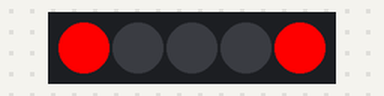
The sketch below on a simulated ESP8266 (NodeMCU). Parts: 5 RGB LEDs in strip order, left to right. WiFi joins after 1.5 s; servers stay silent unless stated.

Above: at 2.09 s.
At 2.69 s:
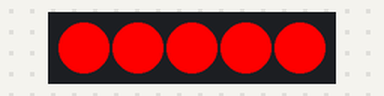
At 3.6 s:
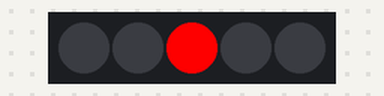
At 4.21 s:
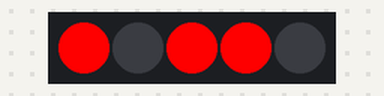
At 4.81 s:
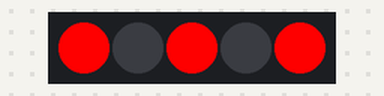
At 6.67 s:
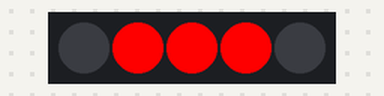
Timing chart, 0 to 40.0 s (numbered marks = the images above):
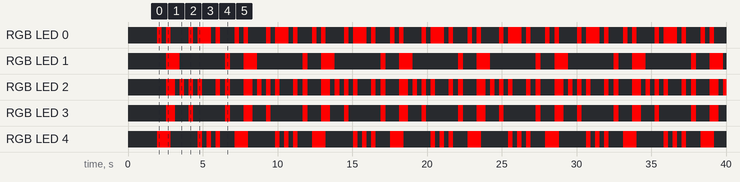

The sketch:

pov_led_strip.ino
```cpp
/***********************
 * Tweakable variables *
 ***********************/

/*
LedStrip variables:
*/

#define  STRIP_PIN D4    //Strip guidance.

#define NUM_LEDS 5     //Choose according to your strip.

#define BRIGHTNESS 250         // Values between 0 ... 255.

#define DEALAY_VAL 1   // Delay for leds.


#include <BlynkSimpleEsp8266.h>
#include <ESP8266WiFi.h>


#include "Adafruit_NeoPixel.h"


/*
Blynk
*/
char ssid[] = "AndroidAP";
char pass[] = "ipad14567";
//Blynk token
char auth[] = "3f9e6b669250464b83de50022c7e4095";

int delayTime = 2;
int charBreak = 2.1;

int red =255;
int green =0;
int blue =0;

char display_char[] = "cyclocross";

Adafruit_NeoPixel strip = Adafruit_NeoPixel(NUM_LEDS, STRIP_PIN, NEO_GRB + NEO_KHZ800);

WidgetTerminal teminal(V2);

BLYNK_WRITE(V2){

String str = param.asStr();


//if ( str.length() > 0){
// Length (with one extra character for the null terminator)
int str_len =str.length()+1;
// Prepare the character array (the buffer)
char char_array[str_len];
// copy string to char
str.toCharArray(display_char,str_len);

// send to POV
//stripClear();
//displayString(char_array);
//}
/*else {
  //stripClear();
  displayString(display_char);
  }
//terminal.flush();
  }

BLYNK_WRITE(V1) {

 red = param[0].asInt();
 green = param[1].asInt();
 blue = param[2].asInt();
/*
red = 255;
green = 0;
blue = 0;
*/

}

int a[] = {1, 6, 26, 6, 1};
int b[] = {31, 21, 21, 10, 0};
int c2[] = {14, 17, 17, 10, 0};
int d[] = {31, 17, 17, 14, 0};
int e[] = {31, 21, 21, 17, 0};
int f[] = {31, 20, 20, 16, 0};
int g[] = {14, 17, 19, 10, 0};
int h[] = {31, 4, 4, 4, 31};
int i[] = {0, 17, 31, 17, 0};
int j[] = {0, 17, 30, 16, 0};
int k[] = {31, 4, 10, 17, 0};
int l[] = {31, 1, 1, 1, 0};
int m[] = {31, 12, 3, 12, 31};
int n[] = {31, 12, 3, 31, 0};
int o[] = {14, 17, 17, 14, 0};
int p[] = {31, 20, 20, 8, 0};
int q[] = {14, 17, 19, 14, 2};
int r[] = {31, 20, 22, 9, 0};
int s[] = {8, 21, 21, 2, 0};
int t[] = {16, 16, 31, 16, 16};
int u[] = {30, 1, 1, 30, 0};
int v[] = {24, 6, 1, 6, 24};
int w[] = {28, 3, 12, 3, 28};
int x[] = {17, 10, 4, 10, 17};
int y[] = {17, 10, 4, 8, 16};
int z[] = {19, 21, 21, 25, 0};

int eos[] = {0, 1, 0, 0, 0};
int excl[] = {0, 29, 0, 0, 0};
int ques[] = {8, 19, 20, 8, 0};

void setup(){

Serial.begin(9600);
strip.begin();
strip.setBrightness(BRIGHTNESS);
displayString(display_char);
Blynk.begin(auth, ssid, pass);

}

void stripClear(){
  for (int i = 0; i < 5; i++){
    strip.setPixelColor(i, strip.Color(0,0,0));
    }
    strip.show();
  }

void displayLine(int line){

int myline;
myline = line;
if (myline>=16) {strip.setPixelColor(0, 255,0,0); strip.show(); myline-=16; } else {strip.setPixelColor(0, 0,0,0);strip.show();}
if (myline>=8)  {strip.setPixelColor(1, 255,0,0); strip.show(); myline-=8;  }  else {strip.setPixelColor(1, 0,0,0);strip.show();}
if (myline>=4)  {strip.setPixelColor(2, 255,0,0); strip.show(); myline-=4; }  else {strip.setPixelColor(2, 0,0,0);strip.show();}
if (myline>=2)  {strip.setPixelColor(3, 255,0,0); strip.show(); myline-=2; }  else {strip.setPixelColor(3, 0,0,0);strip.show();}
if (myline>=1)  {strip.setPixelColor(4, 255,0,0); strip.show(); myline-=1; }  else {strip.setPixelColor(4, 0,0,0);strip.show();}
//strip.show();
}

void displayChar(char c){
if (c == 'a'){for (int i = 0; i <5; i++){displayLine(a[i]);delay(delayTime);}displayLine(0);}
if (c == 'b'){for (int i = 0; i <5; i++){displayLine(b[i]);delay(delayTime);}displayLine(0);}
if (c == 'c2'){for (int i = 0; i <5; i++){displayLine(c2[i]);delay(delayTime);}displayLine(0);}
if (c == 'd'){for (int i = 0; i <5; i++){displayLine(d[i]);delay(delayTime);}displayLine(0);}
if (c == 'e'){for (int i = 0; i <5; i++){displayLine(e[i]);delay(delayTime);}displayLine(0);}
if (c == 'f'){for (int i = 0; i <5; i++){displayLine(f[i]);delay(delayTime);}displayLine(0);}
if (c == 'g'){for (int i = 0; i <5; i++){displayLine(g[i]);delay(delayTime);}displayLine(0);}
if (c == 'h'){for (int i = 0; i <5; i++){displayLine(h[i]);delay(delayTime);}displayLine(0);}
if (c == 'i'){for (int it = 0; it <5; it++){displayLine(i[it]);delay(delayTime);}displayLine(0);}
if (c == 'j'){for (int i = 0; i <5; i++){displayLine(j[i]);delay(delayTime);}displayLine(0);}
if (c == 'k'){for (int i = 0; i <5; i++){displayLine(k[i]);delay(delayTime);}displayLine(0);}
if (c == 'l'){for (int i = 0; i <5; i++){displayLine(l[i]);delay(delayTime);}displayLine(0);}
if (c == 'm'){for (int i = 0; i <5; i++){displayLine(m[i]);delay(delayTime);}displayLine(0);}
if (c == 'n'){for (int i = 0; i <5; i++){displayLine(n[i]);delay(delayTime);}displayLine(0);}
if (c == 'o'){for (int i = 0; i <5; i++){displayLine(o[i]);delay(delayTime);}displayLine(0);}
if (c == 'p'){for (int i = 0; i <5; i++){displayLine(p[i]);delay(delayTime);}displayLine(0);}
if (c == 'q'){for (int i = 0; i <5; i++){displayLine(q[i]);delay(delayTime);}displayLine(0);}
if (c == 'r'){for (int i = 0; i <5; i++){displayLine(r[i]);delay(delayTime);}displayLine(0);}
if (c == 's'){for (int i = 0; i <5; i++){displayLine(s[i]);delay(delayTime);}displayLine(0);}
if (c == 't'){for (int i = 0; i <5; i++){displayLine(t[i]);delay(delayTime);}displayLine(0);}
if (c == 'u'){for (int i = 0; i <5; i++){displayLine(u[i]);delay(delayTime);}displayLine(0);}
if (c == 'v'){for (int i = 0; i <5; i++){displayLine(v[i]);delay(delayTime);}displayLine(0);}
if (c == 'w'){for (int i = 0; i <5; i++){displayLine(w[i]);delay(delayTime);}displayLine(0);}
if (c == 'x'){for (int i = 0; i <5; i++){displayLine(x[i]);delay(delayTime);}displayLine(0);}
if (c == 'y'){for (int i = 0; i <5; i++){displayLine(y[i]);delay(delayTime);}displayLine(0);}
if (c == 'z'){for (int i = 0; i <5; i++){displayLine(z[i]);delay(delayTime);}displayLine(0);}
if (c == '!'){for (int i = 0; i <5; i++){displayLine(excl[i]);delay(delayTime);}displayLine(0);}
if (c == '?'){for (int i = 0; i <5; i++){displayLine(ques[i]);delay(delayTime);}displayLine(0);}
if (c == '.'){for (int i = 0; i <5; i++){displayLine(eos[i]);delay(delayTime);}displayLine(0);}
delay(charBreak);
}

void displayString(char* s){
for (int i = 0; i<=strlen(s); i++){
displayChar(s[i]);
}
}

void loop(){
displayString(display_char);
//BLYNK_WRITE(V2);
Blynk.run();
}
```

Measured:
- by itself, RGB LED 1: repeats every 5.2 s: off 3.1 s, RGB(250, 0, 0) 0.33 s, off 0.91 s, RGB(250, 0, 0) 0.90 s
- by itself, RGB LED 3: repeats every 5.2 s: off 0.91 s, RGB(250, 0, 0) 0.30 s, off 2.1 s, RGB(250, 0, 0) 0.33 s, off 0.91 s, RGB(250, 0, 0) 0.60 s
- by itself, RGB LED 4: repeats every 5.2 s: off 1.8 s, 2 × (RGB(250, 0, 0) 0.30 s, off 0.30 s), RGB(250, 0, 0) 0.30 s, off 0.97 s, RGB(250, 0, 0) 0.91 s
- by itself, RGB LED 2: repeats every 5.2 s: 3 × (off 0.30 s, RGB(250, 0, 0) 0.30 s), off 0.91 s, RGB(250, 0, 0) 0.30 s, off 0.33 s, RGB(250, 0, 0) 0.33 s, off 0.91 s, RGB(250, 0, 0) 0.60 s
